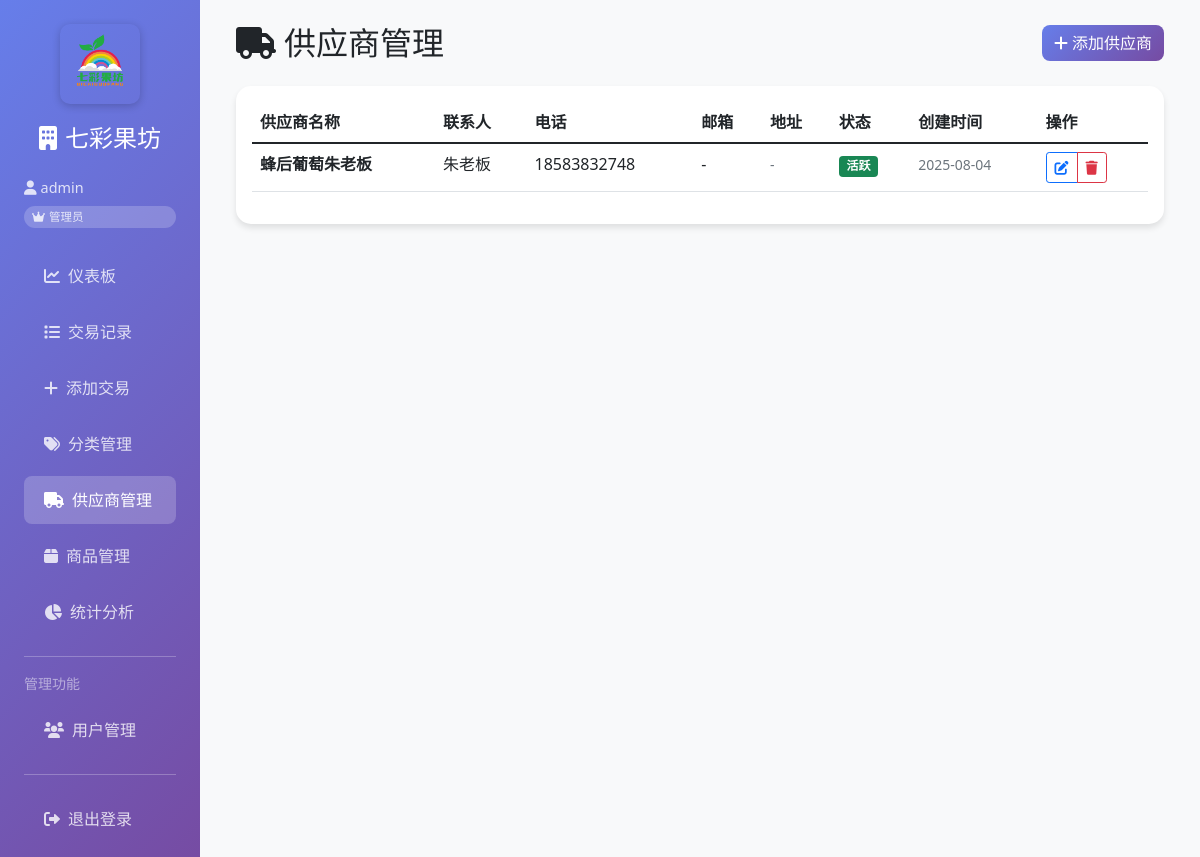
The page /suppliers (signed in) on the database its author committed.
### app.py (models this page shows)
class User(UserMixin, db.Model):
    id = db.Column(db.Integer, primary_key=True)
    username = db.Column(db.String(80), unique=True, nullable=False)
    email = db.Column(db.String(120), unique=True, nullable=False)
    password_hash = db.Column(db.String(120), nullable=False)
    role = db.Column(db.String(20), nullable=False, default='employee')
    is_active = db.Column(db.Boolean, default=True)
    created_at = db.Column(db.DateTime, default=datetime.utcnow)

class Supplier(db.Model):
    id = db.Column(db.Integer, primary_key=True)
    name = db.Column(db.String(100), nullable=False)
    contact_person = db.Column(db.String(50))
    phone = db.Column(db.String(20))
    email = db.Column(db.String(120))
    address = db.Column(db.String(200))
    created_at = db.Column(db.DateTime, default=datetime.utcnow)
    is_active = db.Column(db.Boolean, default=True)

### app.py (the view)
@app.route('/suppliers')
@login_required
def suppliers():
    suppliers = Supplier.query.all()
    return render_template('suppliers.html', suppliers=suppliers)

### app.py (called while the page is built)
@login_manager.user_loader
def load_user(user_id):
    return User.query.get(int(user_id))

### templates/suppliers.html (shortened to what this page needs)
{% extends "base.html" %}
{% block content %}
<div class="row mb-4">
    <div class="col-12 d-flex justify-content-between align-items-center">
        <h2 class="mb-0">
            <i class="fas fa-truck me-2"></i>供应商管理
        </h2>
        <a href="{{ url_for('add_supplier') }}" class="btn btn-primary">
            <i class="fas fa-plus me-1"></i>添加供应商
        </a>
    </div>
</div>
<div class="card">
    <div class="card-body">
        {% if suppliers %}
            <div class="table-responsive">
                <table class="table table-hover">
                    <thead>
                        <tr>
                            <th>供应商名称</th>
                            <th>联系人</th>
                            <th>电话</th>
                            <th>邮箱</th>
                            <th>地址</th>
                            <th>状态</th>
                            <th>创建时间</th>
                            <th>操作</th>
                        </tr>
                    </thead>
                    <tbody>
                        {% for supplier in suppliers %}
                        <tr>
                            <td>
                                <strong>{{ supplier.name }}</strong>
                            </td>
                            <td>{{ supplier.contact_person or '-' }}</td>
                            <td>{{ supplier.phone or '-' }}</td>
                            <td>{{ supplier.email or '-' }}</td>
                            <td>
                                <span class="text-muted small">{{ supplier.address or '-' }}</span>
                            </td>
                            <td>
                                {% if supplier.is_active %}
                                    <span class="badge bg-success">活跃</span>
                                {% else %}
                                    <span class="badge bg-secondary">停用</span>
                                {% endif %}
                            </td>
                            <td>
                                <small class="text-muted">{{ supplier.created_at.strftime('%Y-%m-%d') }}</small>
                            </td>
                            <td>
                                <div class="btn-group btn-group-sm" role="group">
                                    <a href="{{ url_for('edit_supplier', id=supplier.id) }}"
                                       class="btn btn-outline-primary btn-sm">
                                        <i class="fas fa-edit"></i>
                                    </a>
                                    <a href="{{ url_for('delete_supplier', id=supplier.id) }}"
                                       class="btn btn-outline-danger btn-sm"
                                       onclick="return confirm('确定要删除这个供应商吗？')">
                                        <i class="fas fa-trash"></i>
                                    </a>
                                </div>
                            </td>
                        </tr>
                        {% endfor %}
                    </tbody>
                </table>
            </div>
        {% endif %}
    </div>
</div>
{% endblock %}

### templates/base.html (shortened to what this page needs)
<!DOCTYPE html>
<html lang="zh-CN">
<head>
    <link href="{{ url_for('static', filename='css/bootstrap.min.css') }}" rel="stylesheet">
    <link href="{{ url_for('static', filename='css/all.min.css') }}" rel="stylesheet">
</head>
<body>
    {% if current_user.is_authenticated %}
    <div class="container-fluid">
        <div class="row">
            <div class="col-md-3 col-lg-2 sidebar p-0">
                <div class="p-4">
                    <div class="logo-container">
                        <img src="{{ url_for('static', filename='logo.png') }}"
                             alt="七彩果坊"
                             title="七彩果坊">
                    </div>
                    <h4 class="text-white mb-4 text-center">
                        <i class="fas fa-building me-2"></i>七彩果坊
                    </h4>
                    <div class="user-info">
                        <div class="mb-2">
                            <i class="fas fa-user me-1"></i>{{ current_user.username }}
                        </div>
                        <div class="role-badge">
                            {% if current_user.role == 'admin' %}
                                <i class="fas fa-crown me-1"></i>管理员
                            {% elif current_user.role == 'manager' %}
                                <i class="fas fa-user-tie me-1"></i>经理
                            {% else %}
                                <i class="fas fa-user me-1"></i>员工
                            {% endif %}
                        </div>
                    </div>
                    <nav class="nav flex-column">
                        <a class="nav-link {% if request.endpoint == 'dashboard' %}active{% endif %}" href="{{ url_for('dashboard') }}">
                            <i class="fas fa-chart-line me-2"></i>仪表板
                        </a>
                        <a class="nav-link {% if request.endpoint == 'transactions' %}active{% endif %}" href="{{ url_for('transactions') }}">
                            <i class="fas fa-list me-2"></i>交易记录
                        </a>
                        <a class="nav-link {% if request.endpoint == 'add_transaction' %}active{% endif %}" href="{{ url_for('add_transaction') }}">
                            <i class="fas fa-plus me-2"></i>添加交易
                        </a>
                        <a class="nav-link {% if request.endpoint == 'categories' %}active{% endif %}" href="{{ url_for('categories') }}">
                            <i class="fas fa-tags me-2"></i>分类管理
                        </a>
                        <a class="nav-link {% if request.endpoint == 'suppliers' %}active{% endif %}" href="{{ url_for('suppliers') }}">
                            <i class="fas fa-truck me-2"></i>供应商管理
                        </a>
                        <a class="nav-link {% if request.endpoint == 'products' %}active{% endif %}" href="{{ url_for('products') }}">
                            <i class="fas fa-box me-2"></i>商品管理
                        </a>
                        <a class="nav-link {% if request.endpoint == 'statistics' %}active{% endif %}" href="{{ url_for('statistics') }}">
                            <i class="fas fa-chart-pie me-2"></i>统计分析
                        </a>
                        {% if current_user.role in ['admin', 'manager'] %}
                        <hr class="text-white">
                        <div class="text-white-50 small mb-2">管理功能</div>
                        <a class="nav-link {% if request.endpoint == 'users' %}active{% endif %}" href="{{ url_for('users') }}">
                            <i class="fas fa-users me-2"></i>用户管理
                        </a>
                        {% endif %}
                        <hr class="text-white">
                        <a class="nav-link" href="{{ url_for('logout') }}">
                            <i class="fas fa-sign-out-alt me-2"></i>退出登录
                        </a>
                    </nav>
                </div>
            </div>
            <div class="col-md-9 col-lg-10 main-content">
                <div class="p-4">
                    {% block content %}{% endblock %}
                </div>
            </div>
        </div>
    </div>
    {% else %}
        {% block auth_content %}{% endblock %}
    {% endif %}
</body>
</html>

### templates/base.html (style rules this page uses)
.sidebar { min-height: 100vh; background: linear-gradient(135deg, #667eea 0%, #764ba2 100%); }
.sidebar .nav-link { color: rgba(255,255,255,0.8); padding: 12px 20px; margin: 4px 0; border-radius: 8px; transition: all 0.3s; }
.sidebar .nav-link.active { background: rgba(255,255,255,0.2); color: white; }
.main-content { background-color: #f8f9fa; min-height: 100vh; }
.card { border: none; border-radius: 15px; box-shadow: 0 4px 6px rgba(0,0,0,0.1); }
.btn-primary { background: linear-gradient(135deg, #667eea 0%, #764ba2 100%); border: none; border-radius: 8px; }
.user-info { color: rgba(255,255,255,0.8); font-size: 0.9em; margin-bottom: 20px; }
.role-badge { font-size: 0.8em; padding: 2px 8px; border-radius: 12px; background: rgba(255,255,255,0.2); }
.logo-container { text-align: center; margin-bottom: 20px; }
.logo-container img { max-width: 80px; height: auto; border-radius: 10px; box-shadow: 0 2px 8px rgba(0,0,0,0.2); }

### rows shown on the page
User: username "admin"
Supplier: name "蜂后葡萄朱老板", contact_person "朱老板", phone "18583832748", email "-", address "-", is_active "活跃", created_at "2025-08-04"
